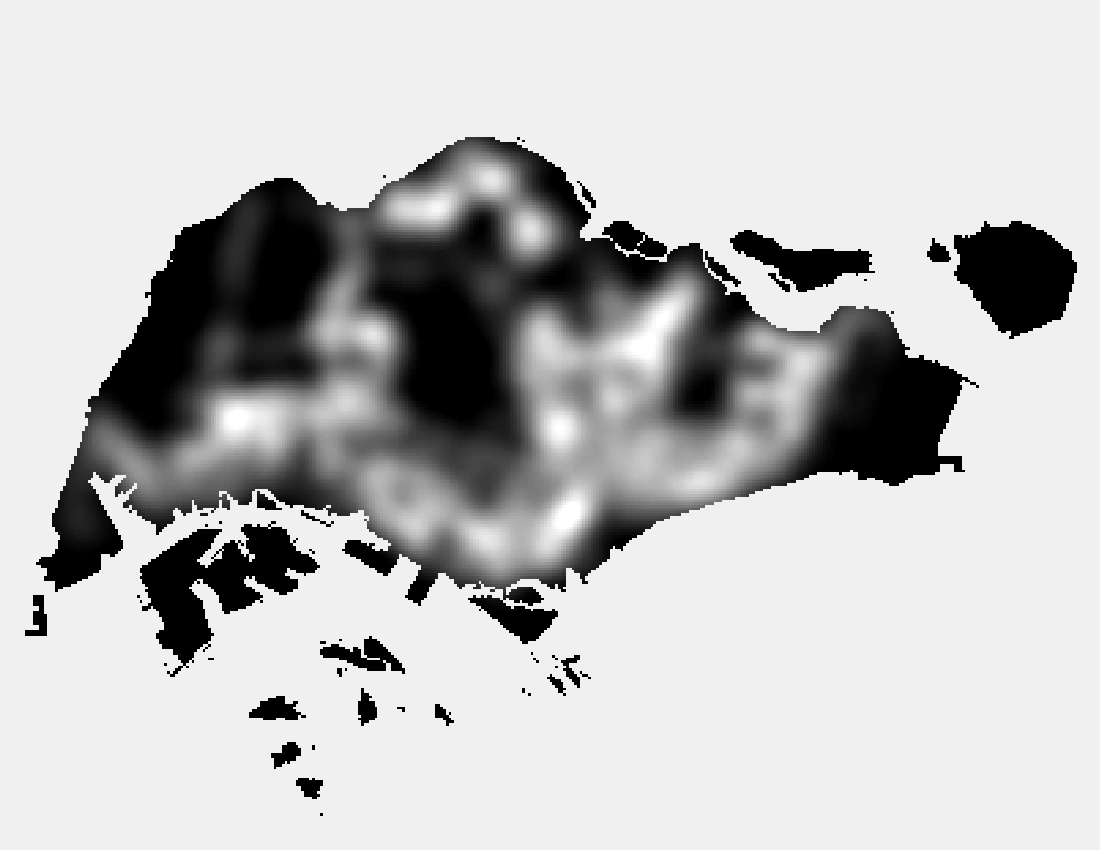
#> input picture PHASE_2/Application_SourceCode/we_need_rest/src/components/predict/ML/images/BusStop.png, 1100 x 850 px; the run also reads 1 picture not shown here
$ jupyter execute --allow-errors 'Spatial Data Analysis.ipynb'   (Python 2 division)
#> lines starting #> are read from the running program, lines starting #| are printed output that depends on the picture; after the words box and inside, x2 and y2 are one past the last pixel; in counts of white or black regions, pixels touching at a corner belong together
[cell 1]
# Reference: https://github.com/bilguun/Singapore_Dengue

[cell 2]
# Import relevant modules
import pandas as pd
import numpy as np
import matplotlib.pylab as plt
import matplotlib.image as mpimg
import itertools
import numpy

[cell 3]
def feature_to_array(file_n):
#> called with file_n = 'images/BusStop.png'
    im = mpimg.imread(file_n)
#> im is the input picture: shape (850, 1100, 3) float32; min 0, max 1, mean 0.748
    im_greyscale = rgb2gray(im)
    imarray = numpy.array(im_greyscale)
    feature=[i for a in imarray for i in a]
    return feature

def rgb2gray(rgb):
    return np.dot(rgb[...,:3], [0.299, 0.587, 0.114])

def read_pictures(filename):
    file_name=filename
    im = mpimg.imread(file_name)
    im_greyscale = rgb2gray(im)

[cell 4]
file_name='images/BusStop.png'
bus=feature_to_array(file_name) # array1
#> in feature_to_array, `feature=[i for a in imarray for i in a]`: feature = 935000 items
#> bus = 935000 items

file_name='images/Mosquito.png'
mosquito=feature_to_array(file_name) # array4
#> in rgb2gray (call 2), `return np.dot(rgb[...,:3], [0.299, 0.587, 0.114])`: returned value: shape (850, 1100) float64; values 0.0667 (black) and 0.941 (white), 97.7% white; 30 black regions, largest, box (x1, y1, x2, y2) and area: (560, 341, 661, 412) 3601, (538, 412, 593, 483) 1775, (735, 428, 792, 488) 1629
#> mosquito = 935000 items

file_name='images/Str_Density.png'
street=feature_to_array(file_name) # array5
#> call 3 of feature_to_array, with file_n = 'images/Str_Density.png'
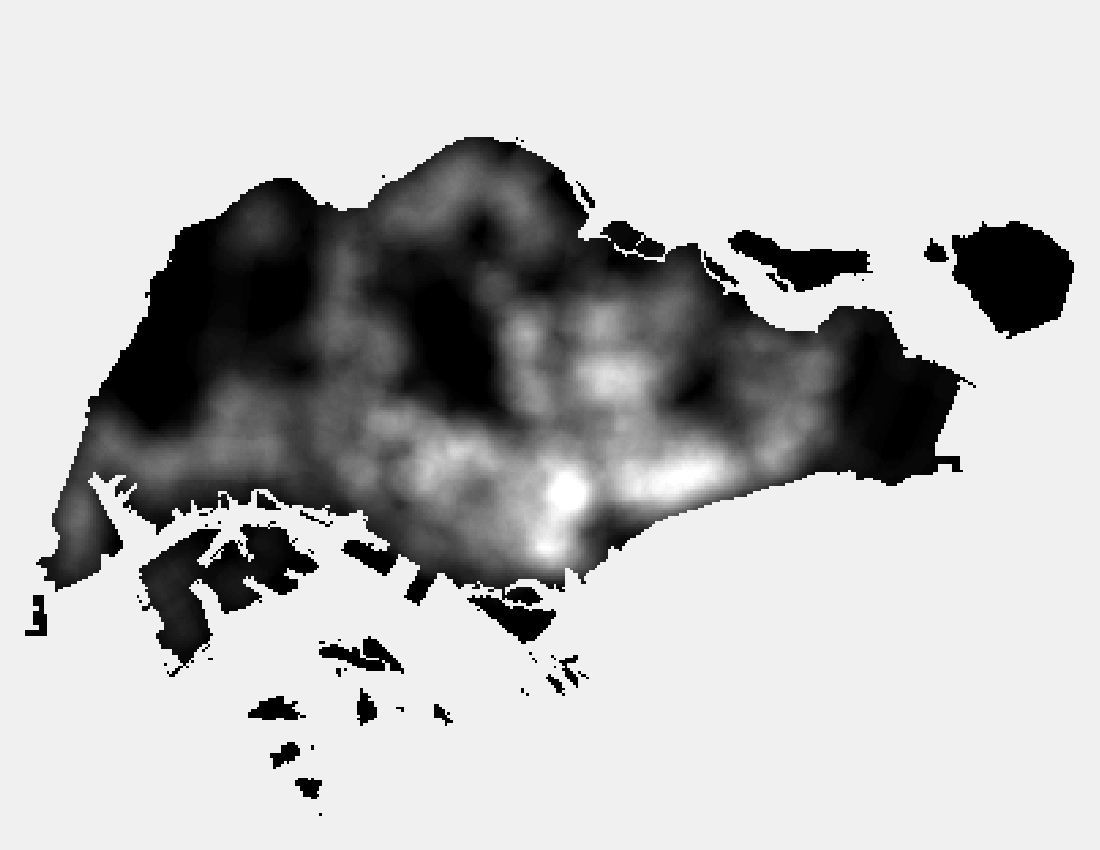
#> input picture PHASE_2/Application_SourceCode/we_need_rest/src/components/predict/ML/images/Str_Density.png, 1100 x 850 px
#> in feature_to_array, im is the input picture: shape (850, 1100, 3) float32; min 0, max 1, mean 0.731
#> street = 935000 items

file_name='images/Trash.png'
trash=feature_to_array(file_name) # array6
#> call 4 of feature_to_array, with file_n = 'images/Trash.png'
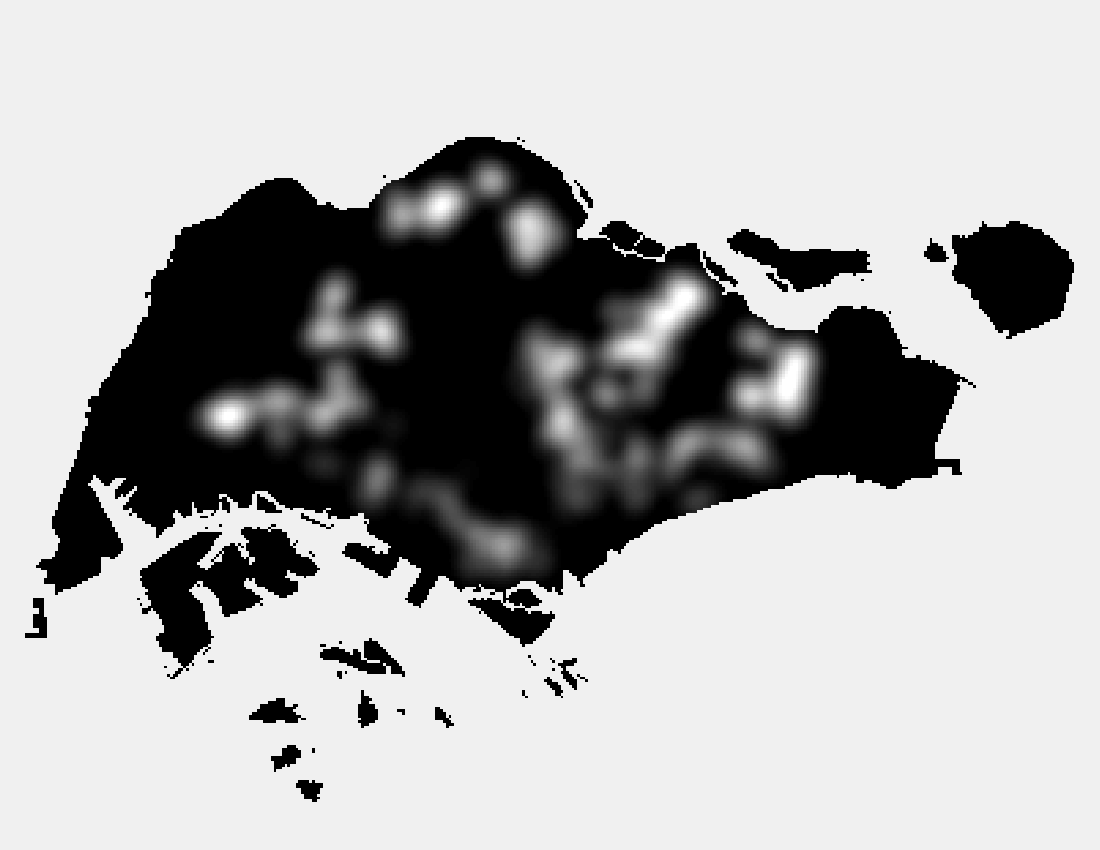
#> input picture PHASE_2/Application_SourceCode/we_need_rest/src/components/predict/ML/images/Trash.png, 1100 x 850 px
#> in feature_to_array, im is the input picture: shape (850, 1100, 3) float32; min 0, max 1, mean 0.691
#> trash = 935000 items

file_name='images/Case.png'
case=feature_to_array(file_name) # array2
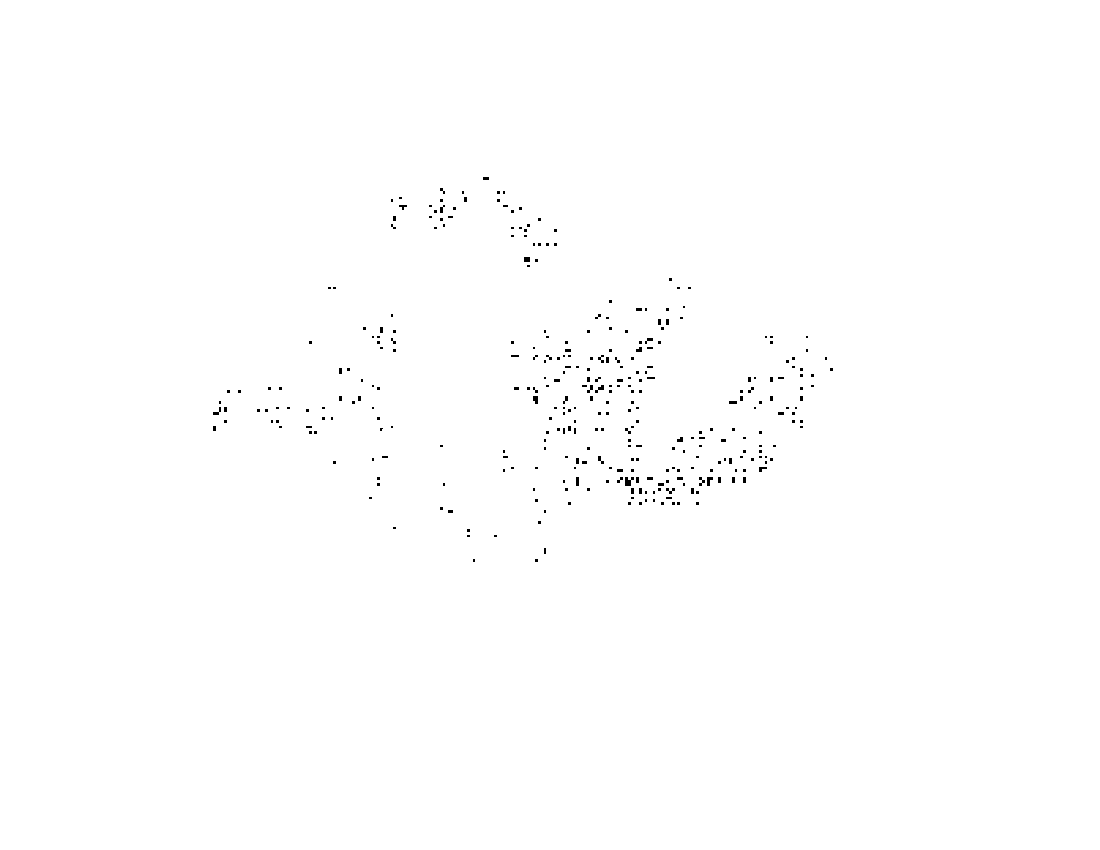
#> input picture PHASE_2/Application_SourceCode/we_need_rest/src/components/predict/ML/images/Case.png, 1100 x 850 px
#> in feature_to_array, im is the input picture: shape (850, 1100, 3) float32; values 0 (black) and 0.941 (white), 99.6% white; black in thin lines or dots, all inside (x1, y1, x2, y2) = (213, 177, 833, 562)
#> case = 935000 items

file_name='images/Land.png'
land=feature_to_array(file_name) # array3
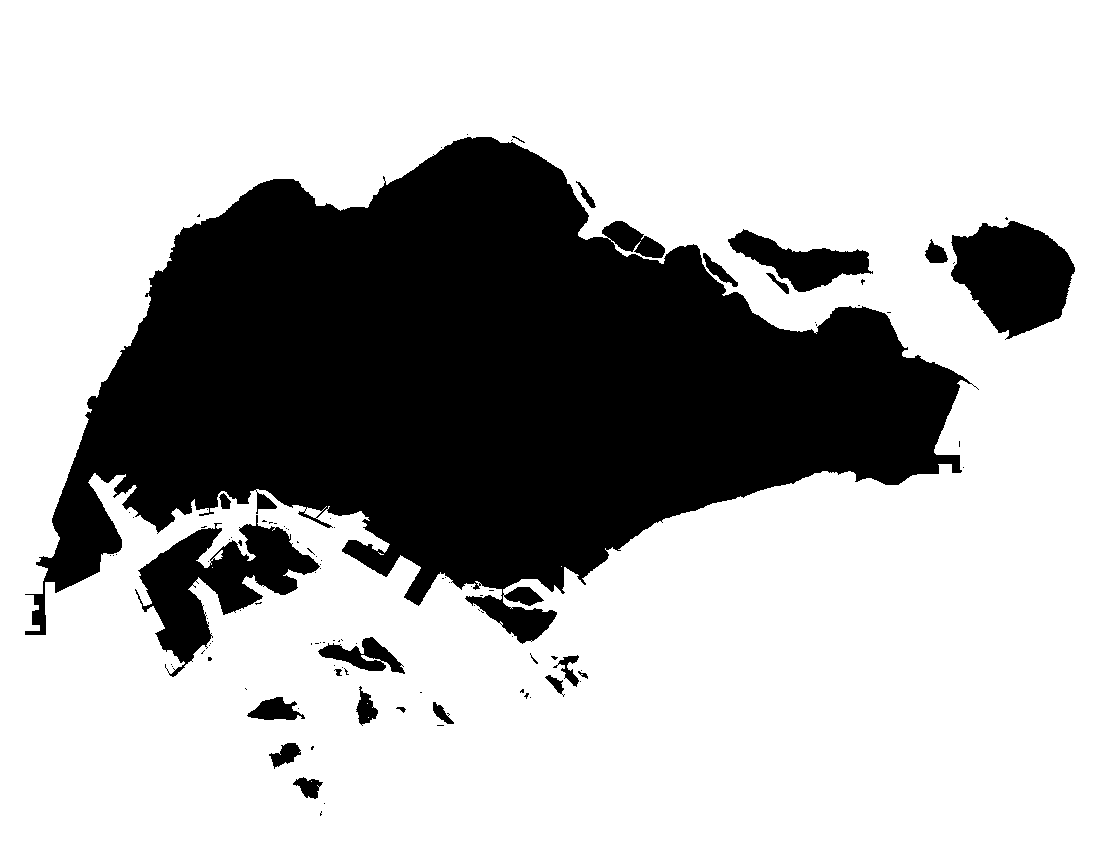
#> input picture PHASE_2/Application_SourceCode/we_need_rest/src/components/predict/ML/images/Land.png, 1100 x 850 px
#> in feature_to_array, im is the input picture: shape (850, 1100, 3) float32; values 0 (black) and 0.941 (white), 70.1% white; 105 black regions (83 under 20 px), largest, box (x1, y1, x2, y2) and area: (25, 137, 979, 644) 248576, (135, 515, 320, 677) 11471, (951, 221, 1075, 340) 9889
#> land = 935000 items

[cell 5]
#cases = list(case/np.max(case)) # Normalize
inorout = list(1-(land/np.max(land))) # get binary value indicating whether pixel is inside Singapore or not
#> inorout = 935000 items

[cell 6]
Data = pd.DataFrame([bus,street,trash,mosquito,case]).T
#> Data = table of 935000 rows and 5 columns
Data.head()
#> Out = table of 5 rows and 5 columns

[cell 7]
Data_filt = Data[np.array(inorout)==1.0] # filter dataset to only pixels within Singapore
#> Data_filt = table of 279568 rows and 5 columns
Data_filt.columns = ['BusStop','Street','Trash','Mosquito','Case']
Data_filt['Case'] = np.where(Data_filt['Case']==0,1,0) # Transform Case label into 1 (=case) or 0 (=no case)

[cell 8]
Data_filt.head()
#> Out = table of 5 rows and 5 columns

[cell 9]
from sklearn.ensemble import RandomForestClassifier
from sklearn.grid_search import GridSearchCV
from sklearn.cross_validation import train_test_split
from sklearn.metrics import accuracy_score
from sklearn.cross_validation import KFold
from sklearn.metrics import roc_auc_score
from sklearn.metrics import confusion_matrix
import statsmodels.formula.api as smf

[cell 10]
X = Data_filt[['BusStop','Street','Trash','Mosquito']]
#> X = table of 279568 rows and 4 columns
Y = Data_filt['Case']

X_train, X_test = train_test_split(X, test_size=0.2, random_state=21)
#> X_train = table of 223654 rows and 4 columns; X_test = table of 55914 rows and 4 columns
Y_train, Y_test = train_test_split(Y, test_size=0.2, random_state=21)

[cell 11]
def get_results(n_components,max_features,criterion,n_estimators,X,Y):
    kf = KFold(n=len(X), n_folds=12, shuffle=True, random_state=21)
    d = []
    for train_index, test_index in kf:
        for rf_features,criter,rf_estimators in itertools.product(max_features,criterion,n_estimators):
            X_tr, X_test = X[train_index], X[test_index]
            X_train, X_validation = train_test_split(X_tr, test_size=0.2, random_state=21)
            Y_tr, Y_test = Y[train_index], Y[test_index]
            Y_train, Y_validation = train_test_split(Y_tr, test_size=0.2, random_state=21)
            del X_tr
            del Y_tr
            forest = RandomForestClassifier(bootstrap=True, class_weight=None, criterion=criter,
                    max_depth=None, max_features=rf_features, max_leaf_nodes=None,
                    min_samples_leaf=1, min_samples_split=2,
                    min_weight_fraction_leaf=0.0, n_estimators=rf_estimators, n_jobs=1,
                    oob_score=False, random_state=21, verbose=0,
                    warm_start=False)
            forest.fit(X_train,Y_train)
            forest_pred = forest.predict(X_validation)
            name = '%s,%s,%s'%(str(rf_features),str(criter),str(rf_estimators))
            d.append((name,roc_auc_score(Y_validation,forest_pred),X_train,X_test,Y_train,Y_test))
    return sorted(d, key=lambda tup: tup[1])[-1]

[cell 12]
n_components = [1,2,3]
max_features = ['auto','sqrt','log2']
criterion = ['gini','entropy']
n_estimators = [3,5,9,12,20,35] # Check some possible estimators
n_estimators = [35,40,45]

# Get the best parameters
#> (the rest of this cell did not finish here and is left out)

#> (a cell that did not finish here is left out)

[cell 14]
# http://blog.datadive.net/selecting-good-features-part-iii-random-forests/

[cell 15]
Data_filt.head()
#> Out = table of 5 rows and 5 columns

#> (a cell that did not finish here is left out)

[cell 17]
from PIL import Image
file_name='Raster_images/Land.png'
m=numpy.array(Image.open(file_name)).shape[0]
#> m = 850
n=numpy.array(Image.open(file_name)).shape[1]
#> n = 1100
def indexes(m,n):
#> called with m = 850, n = 1100
    index_2dim={}
    for M in range(0,m*n):
        index_2dim[M]={'i':int(M)/int(n), 'j':M-((int(M)/int(n))*n)}
#> after the loop, index_2dim = 935000 items
    return index_2dim
original_index_dict=indexes(m,n)
#> original_index_dict = 935000 items
